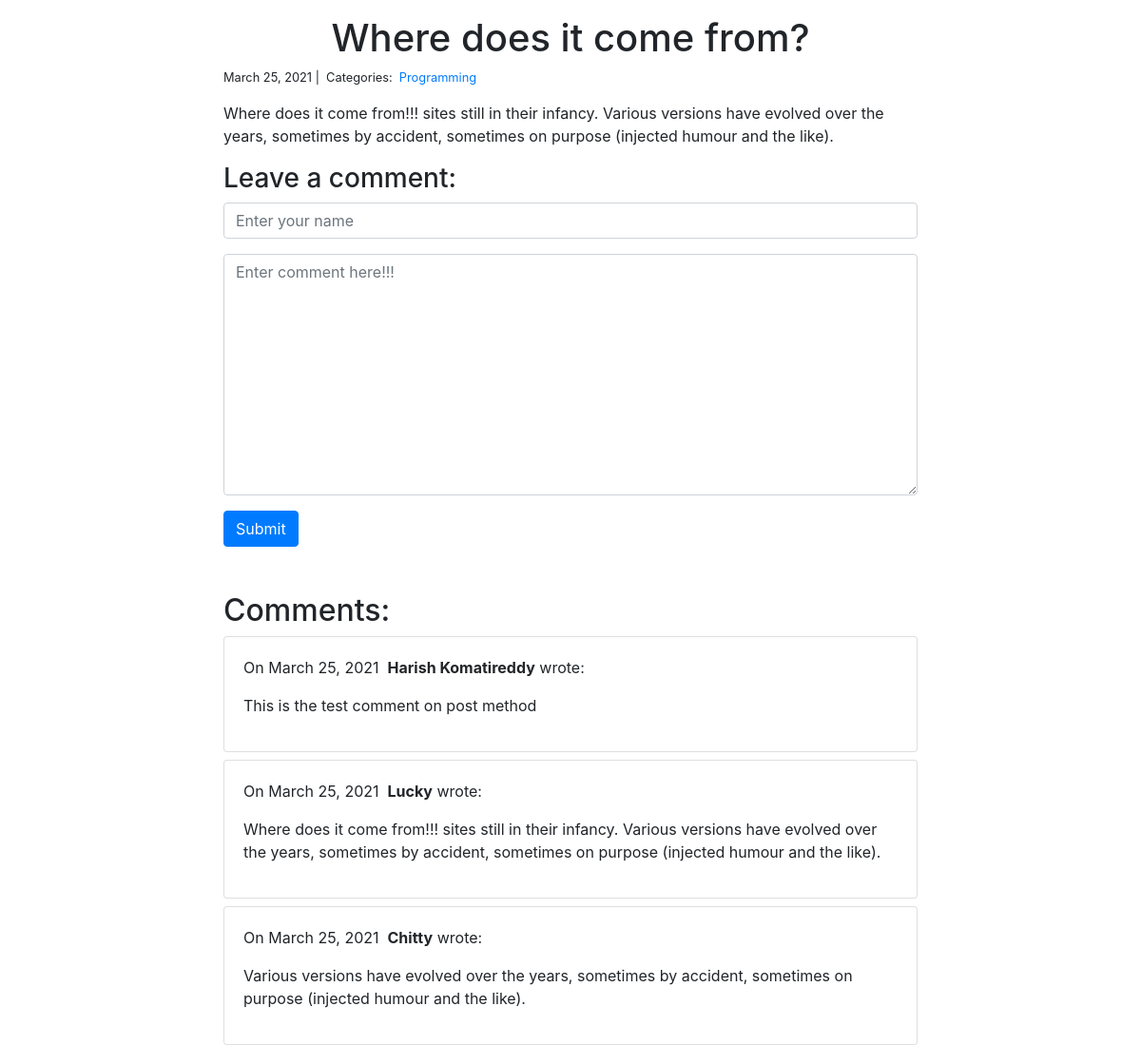
The app's page /blog/4/ with its own data.
### blog/models.py (models this page shows)
class Post(models.Model):
    title = models.CharField(max_length=255)
    body = models.TextField()
    created_on = models.DateTimeField(auto_now_add=True)
    last_modified = models.DateTimeField(auto_now=True)
    category = models.ManyToManyField(Category, related_name='posts')

class Category(models.Model):
    name = models.CharField(max_length=25)

class Comment(models.Model):
    author = models.CharField(max_length=25)
    body = models.TextField()
    created_on = models.DateTimeField(auto_now_add=True)
    post = models.ForeignKey(Post, on_delete=models.CASCADE)

### blog/views.py (the view, shortened to what this page needs)
# urls.py: path('<int:pk>/', views.details, name='details'),
def details(request, pk):
    post = Post.objects.get(pk=pk)
    form = CommentForm()
    comments = Comment.objects.filter(post=post)
    context = {
        'post': post,
        'comments': comments,
        'form': form
    }
    return render(request, 'details.html', context)

### blog/forms.py
class CommentForm(forms.Form):
    author = forms.CharField(
        max_length=60,
        widget=forms.TextInput(attrs={
            'class': 'form-control',
            'placeholder': 'Enter your name'
        })
    )
    body = forms.CharField(
        widget=forms.Textarea(attrs={
            'class': 'form-control',
            'placeholder': 'Enter comment here!!!'
        })
    )

### blog/templates/details.html (shortened to what this page needs)
{% extends 'base.html' %}
{% block page_content %}
<div class="container">
    <div class="row">
        <div class="col-md-2"></div>
        <div class="col-md-8">
            <div class="post my-3">
                <h1 class="text-center">{{ post.title }}</h1>
                <small>
                    {{ post.created_on.date }} |&nbsp;
                    Categories:&nbsp;
                    {% for category in post.category.all %}
                    <a href="{% url 'blog_category' category.name %}">
                        {{ category.name }}
                    </a>&nbsp;
                    {% endfor %}
                </small>
                <p>{{ post.body | linebreaks }}</p>
                <h3>Leave a comment: </h3>
                <form action="/blog/{{ post.pk }}/" method="post">
                    <div class="form-group">
                        {{ form.author }}
                    </div>
                    <div class="form-group">
                        {{ form.body }}
                    </div>
                    <button type="submit" class="btn btn-primary">Submit</button>
                </form>
            </div>
            <div class="comments mt-5">
                <h2>Comments: </h2>
                {% for comment in comments %}
                    <div class="card mt-2">
                        <div class="card-body">
                            <p>
                                On {{comment.created_on.date }}&nbsp;
                                <b>{{ comment.author }}</b> wrote:
                            </p>
                            <p>{{ comment.body }}</p>
                        </div>
                    </div>
                {% endfor %}
            </div>
        </div>
    </div>
</div>
{% endblock %}

### personal_portfolio/templates/base.html (shortened to what this page needs)
<link rel="stylesheet" href="https://stackpath.bootstrapcdn.com/bootstrap/4.1.3/css/bootstrap.min.css">
{% block page_content %}{% endblock %}

### records on screen
Post: title "Where does it come from?", created_on "March 25, 2021", body "Where does it come from!!! sites still in their infancy. Various versions have evolved over the years, sometimes by accident, sometimes on purpose (injected humour and the like)."
Category: name "Programming"
Comment: created_on "March 25, 2021", author "Harish Komatireddy", body "This is the test comment on post method"
Comment: created_on "March 25, 2021", author "Lucky", body "Where does it come from!!! sites still in their infancy. Various versions have evolved over the years, sometimes by accident, sometimes on purpose (injected humour and the like)."
Comment: created_on "March 25, 2021", author "Chitty", body "Various versions have evolved over the years, sometimes by accident, sometimes on purpose (injected humour and the like)."
